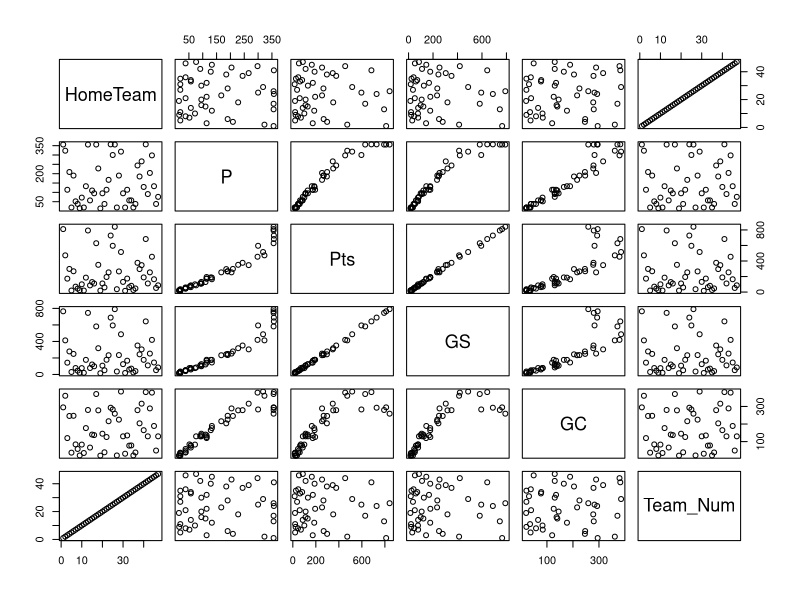
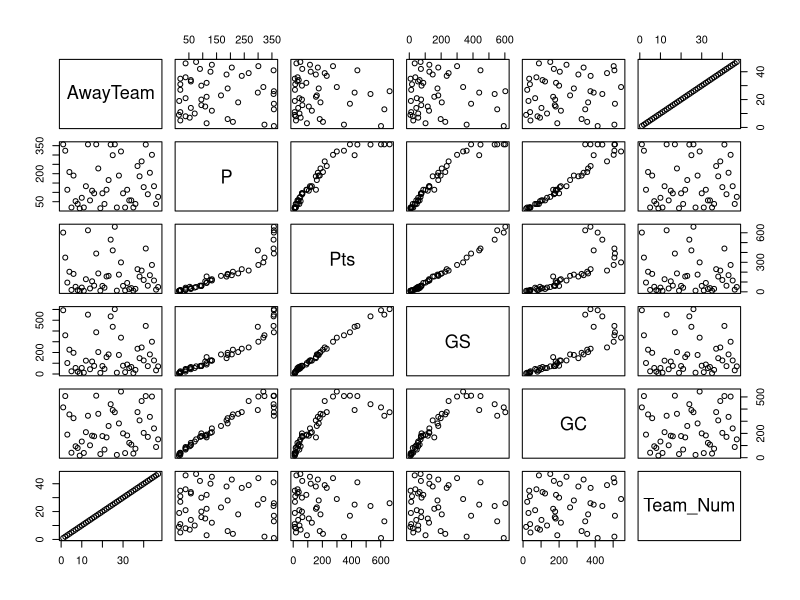

Here is the R script that generated these plots, in order: (Note: this script raises an error after producing the figures.)
## ---- chunk 1
knitr::opts_chunk$set(echo = TRUE)
## ---- chunk 2
library(tidyverse)
library(dplyr)
library(lubridate)
## ---- chunk 3
# Read in local .csv file 
EPL <- read.csv("EPL.csv")

# Format "Date" vector
EPL$Date <- as.Date(dmy(EPL$Date))
EPL$Date <- as.Date(EPL$Date, "%Y/%m/%d")

# Create Match and Team variables
match_table <- paste(EPL$HomeTeam, EPL$AwayTeam, sep = " - ")
team_table <- unique(c(EPL$HomeTeam, EPL$AwayTeam)) %>% sort

# Create home table (Games Played, Pts., Goals Scored, Goals Conceded)
home_table <- EPL %>% 
          group_by(HomeTeam) %>%
          summarise(P = length(FTR),
                    Pts = sum((FTHG > FTAG) * 3 + (FTHG == FTAG) * 1),
                    GS = sum(FTHG),
                    GC = sum(FTAG)) %>%
          ungroup()

# Used for a lookup table 
home_table <- cbind(home_table, Team_Num = 1:47)

# Create away table (Games Played, Pts., Goals Scored, Goals Conceded)
away_table <- EPL %>% 
          group_by(AwayTeam) %>%
          summarise(P = length(FTR),
                    Pts = sum((FTHG < FTAG) * 3 + (FTHG == FTAG) * 1),
                    GS = sum(FTAG),
                    GC = sum(FTHG)) %>%
          ungroup()

# Used for a lookup table
away_table <- cbind(away_table, Team_Num = 1:47)

# Create consolidated table with Total Goals Scored/Conceded
EPL.team.stats <- data.frame(Team = team_table,
                            Points = home_table$Pts + away_table$Pts,
                            GD = (home_table$GS + away_table$GS) - (home_table$GC + away_table$GC),
                            TGS = (home_table$GS + away_table$GS)/(home_table$P + away_table$P),
                            TGC = (home_table$GC + away_table$GC)/(home_table$P + away_table$P), stringsAsFactors = FALSE)
## ---- chunk 4
# Visualize home and away tables
plot(home_table)
plot(away_table)
## ---- chunk 5
# Create new EPL table that normalizes Goals Scored and Goals Conceded
# Create Expected Home Goals and Expected Away Goals
EPL.new <- expand.grid(HomeTeam = team_table, AwayTeam = team_table, stringsAsFactors = FALSE) %>%
            filter(HomeTeam != AwayTeam) %>%
            mutate(Match = paste(HomeTeam, AwayTeam, sep = " - ")) %>%
            filter(!(Match %in% match_table)) %>%
            select(-Match) %>%
            mutate(HG = mean(EPL$FTHG),
                   AG = mean(EPL$FTAG),
                   TG = (mean(EPL$FTHG) + mean(EPL$FTAG))/2) %>%
            right_join(subset(EPL.team.stats, select = -c(Points, GD)),  by = c("HomeTeam" = "Team")) %>%
            right_join(subset(EPL.team.stats, select = -c(Points, GD)), by = c("AwayTeam" = "Team")) %>%
            setNames(c("HomeTeam", "AwayTeam", "HG", "AG", "TG", 
                       "GSBH", "GCBH", "GSBA", "GCBA")) %>%
            mutate(ExpHG = (GSBH / TG) * (GCBA / TG) * (HG / TG) * TG,
                   ExpAG = (GSBA / TG) * (GCBH / TG) * (AG / TG) * TG) %>%
            ungroup()
## ---- chunk 6
# Number of games simulated
iSimulation <- 500
n <- length(team_table)

# Create new shell for simulation data
EPL.all <- data.frame(Team = rep(team_table, iSimulation),
                     SimNo = rep(1:iSimulation, each = n),
                     Pts = rep(NA, n * iSimulation),
                     GD = rep(NA, n * iSimulation),
                     Rank = rep(NA, n * iSimulation))

# Progress Bar for simulation
win_bar <- winProgressBar(title = "Churning Through Your Simulation", 
                     label = "Simulating ... 0% done", 
                     min = 0, 
                     max = iSimulation, 
                     initial = 0)

# For loop that simulates through preset number of loops
for (i in 1:iSimulation){

# Random Generation for Poisson Distribution -- rpois
# Lambda representing vector of non-negative means         
  temp_table <- EPL.new %>% 
              mutate(x1 = rpois(nrow(EPL.new), lambda = EPL.new$ExpHG), 
                     x2 = rpois(nrow(EPL.new), lambda = EPL.new$ExpAG), 
                     HPts = 3 * (x1 > x2) + 1 * (x1 == x2),
                     APts = 3 * (x1 < x2) + 1 * (x1 == x2))
# Results table   
  results <- EPL.team.stats %>% select(Points, GD) + 
         temp_table %>% group_by(HomeTeam) %>% summarise(Pts = sum(HPts),
                                                  GD = sum(x1) - sum(x2)) %>% select(Pts, GD) + 
         temp_table %>% group_by(AwayTeam) %>% summarise(Pts = sum(APts),
                                                  GD = sum(x2) - sum(x1)) %>% select(Pts, GD) 

  EPL.all[(n*(i-1) + 1):(n*i), c("Pts", "GD")] <- results
  
  results$PGD <- results$Points + (results$GD - min(results$GD) + 1) / max((results$GD - min(results$GD) + 1) + 1)
  EPL.all[(n*(i-1) + 1):(n*i), c("Rank")] <- rank(-results$PGD, ties.method = "random")  

# Progress Bar for simulation results  
  info <- sprintf("Simulating ... %d%% complete", round((i/iSimulation)*100))
  setWinProgressBar(win_bar, i, label = info)  
}
close(win_bar)
## ---- chunk 7
# Create new table to house lookup values for teamnames
new <- EPL.all
new[] <- home_table$HomeTeam[match(unlist(EPL.all), home_table$Team_Num)]

# Combine tables to clean up numeric teams
EPL.all.new <- cbind(Team_Name = new[1], EPL.all)
EPL.all.new <- EPL.all.new[-c(2)]
## ---- chunk 8
# Output for Position, also provides probability
EPL.all.new %>% filter(Rank == 1) %>% select(Team) %>% table/iSimulation
## ---- chunk 9
# Output for Team, also provides probability
EPL.all.new %>% filter(Team == "Arsenal") %>% select(Rank) %>% table/iSimulation
## ---- chunk 10
# Output for Point Distribution, also provides probability
EPL.all.new %>% filter(Team == "Arsenal") %>% select(Pts) %>% table/iSimulation
## ---- chunk 11
# Full table results by Team and probabilties of finish place
full_team_table <- table(EPL.all.new$Team, EPL.all.new$Rank)/iSimulation
full_team_table <- full_team_table[,1:9]
full_team_table
## ---- chunk 12
# Add Team Names to stats table
Team_Names <- data.frame(home_table$HomeTeam)
EPL.team.stats <- cbind(Team_Names, EPL.team.stats)
names(EPL.team.stats) <- c("Team_Name", "Team", "Points","Goal_Differential", "Mean_Goals_Scored", "Mean_Goals_Conceded")
## ---- chunk 13
# Points
ggplot(EPL.team.stats, aes(x=Team_Name,y=Points)) + 
  geom_col() + ggtitle("Total Points Scored per Team in last past 20 Seasons (1998-99 through 2017-18)") +
  theme(plot.title=element_text(size=11)) +
  labs(x="Teams", y = "Points") +
  theme(axis.text.x=element_text(angle = 90, size = 8, vjust=-.05))
## ---- chunk 14
# Goal Differential
ggplot(EPL.team.stats, aes(x=Team_Name,y=Goal_Differential)) +
  geom_col() + ggtitle("Total Goal Differential Scored per Team in last past 20 Seasons (1998-99 through 2017-18)") +
  theme(plot.title=element_text(size=11)) +
  labs(x="Teams", y = "Goal Differential") +
  theme(axis.text.x=element_text(angle = 90, size = 8, vjust=-.05))
## ---- chunk 15
# Mean Goals Scored
ggplot(EPL.team.stats, aes(x=Team_Name,y=Mean_Goals_Scored)) +
  geom_col() + ggtitle("Mean Match Goals Scored per Team in last past 20 Seasons (1998-99 through 2017-18)") +
  theme(plot.title=element_text(size=11)) +
  labs(x="Teams", y = "Mean Goals Scored") +
  theme(axis.text.x=element_text(angle = 90, size = 8, vjust=-.05))
## ---- chunk 16
# Mean Goals Conceded
ggplot(EPL.team.stats, aes(x=Team_Name,y=Mean_Goals_Conceded)) +
  geom_col() + ggtitle("Mean Match Goals Scored per Team in last past 20 Seasons (1998-99 through 2017-18)") +
  theme(plot.title=element_text(size=11)) +
  labs(x="Teams", y = "Mean Goals Conceded") +
  theme(axis.text.x=element_text(angle = 90, size = 8, vjust=-.05))
## ---- chunk 17
#1 Field Items
homeTeam = 'Southampton'
awayTeam = 'Arsenal'
outputHomeTeam = c()
outputAwayTeam = c()
numberOfTimesToRunSim = 10
randomNumber = NULL
countGoalsScoredByHomeTeam = 0
countGoalsScoredByAwayTeam = 0

HG = mean(EPL$FTHG)
AG = mean(EPL$FTAG)
TG = (mean(EPL$FTHG) + mean(EPL$FTAG))/2 

GSBH = EPL$FTHG
GSBA = EPL$FTAG
GCBA = EPL$FTHG
GCBH = EPL$FTAG


EPL$HomeTeamXG <- (GSBH / TG) * (GCBA / TG) * (HG / TG) * TG
EPL$AwayTeamXG <- (GSBA / TG) * (GCBH / TG) * (AG / TG) * TG

#Simulation Loop 
for (x in 1:numberOfTimesToRunSim) {
        
        for (i in 1:length(EPL$HomeTeam)) {
                
                if(EPL$HomeTeam[i]==homeTeam){
                        
                        randomNumber = sample(1:100,1)
                        
                        if (randomNumber<=EPL$HomeTeamXG[i]*100) {
                                print("Southampton Scored")
                                countGoalsScoredByHomeTeam = countGoalsScoredByHomeTeam +1
                        }
                        }else if (EPL$AwayTeam[i]==awayTeam){
                        
                        randomNumber = sample(1:100,1)
                        
                        if(randomNumber<=EPL$AwayTeamXG[i]*100) {
                                print("Arsenal Scored")
                                countGoalsScoredByAwayTeam = countGoalsScoredByAwayTeam + 1
                }
                }
                }
}


#6
#Save Outputs

outputHomeTeam = c(outputHomeTeam, countGoalsScoredByHomeTeam)
outputAwayTeam = c(outputAwayTeam, countGoalsScoredByAwayTeam)

awayTeamGamesWon <- 0
homeTeamGamesWon <- 0

#Loop Wins for Away and Home
for (y in 1:length(outputHomeTeam)){
        
        if(outputHomeTeam[y]>outputAwayTeam[y]){
                
                homeTeamGamesWon = homeTeamGamesWon+1
                
        }else if (outputHomeTeam[y]<outputAwayTeam[y]){
                
                awayTeamGamesWon = awayTeamGamesWon+1
        }
        
}

HTGW = homeTeamGamesWon
ATGW = awayTeamGamesWon
TTGW = awayTeamGamesWon + homeTeamGamesWon

percGamesWonByHomeTeam = HTGW/TTGW
percGamesWonByAwayTeam = ATGW/TTGW

# Print Outcome
matchTeams = c(homeTeam, awayTeam)
matchOutcome = c(percGamesWonByHomeTeam, percGamesWonByAwayTeam)
print(matchOutcome)
## ---- chunk 18
# Bar plot
yMax = max(matchOutcome)+.1

barPlotTitle = "EPL Simulation Between Two Teams"

bp = barplot(matchOutcome, ylim = c(0.0, yMax), col="blue", main=barPlotTitle,ylab ="Win Probability", xlab ="Teams",
             names.arg=c(matchTeams), cex.names=0.9,)
text(bp, 0, round(matchOutcome, 2),cex=1,pos=3)

